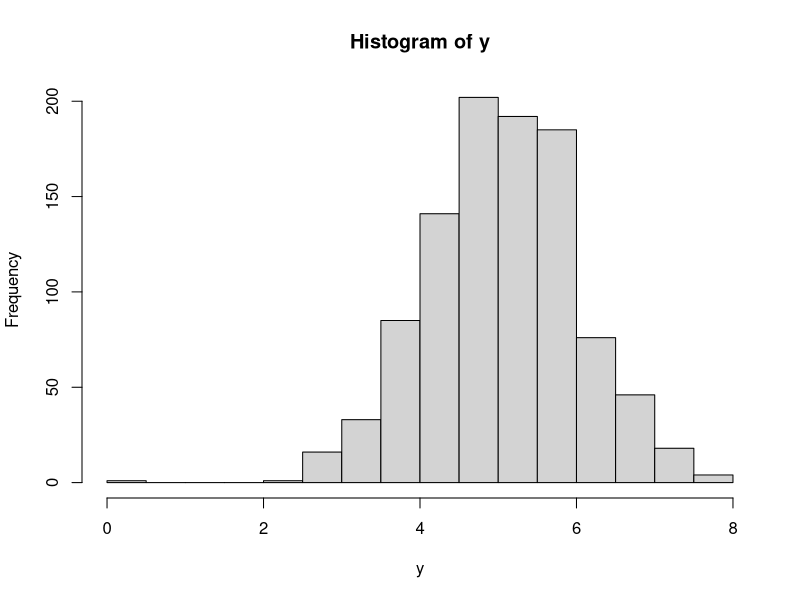
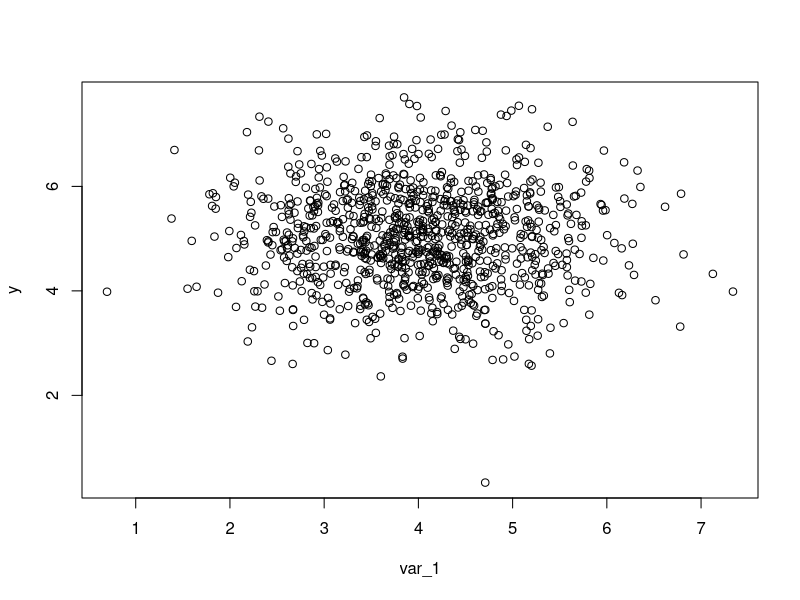
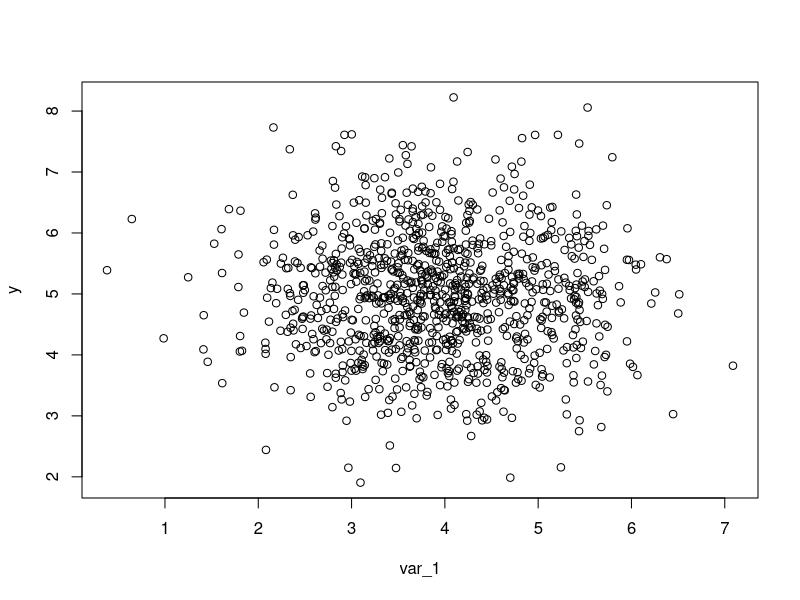

Source code (R) for these figures, in order:

y = rnorm(1000,5,1)
hist(y)

var_1 = rnorm(1000,4,1)
plot(var_1, y)

summary(lm(y~var_1))

summary(lm(y~var_1))$coefficients

y = rnorm(1000,5,1)
var_1 = rnorm(1000,4,1)
summary(lm(y~var_1))

plot(var_1, y)

plessthan0.05 <- rep(0,100)
for (i in (1:100))
{
  y2 <- rnorm(1000,5,1)
  Var2 <- rnorm(1000,4,1)
  mod <- lm(y2~Var2)
  if (summary(mod)$coefficients[2,4] < 0.05) {
    plessthan0.05[i] <- 1
  }	
}
sum(plessthan0.05)/100

test_data = data.frame(y)

for (i in (1:100))
{
  Var_x <- rnorm(1000,4,1)
  test_data[,ncol(test_data) + 1] = Var_x
}

generate_test = function(iterations = 15) {
  y_t = rnorm(1000,5,1)
  test_data = data.frame(y_t)
  
  for (i in (1:iterations))
  {
    Var_x <- rnorm(1000,4,1)
    test_data[,ncol(test_data) + 1] = Var_x
  }
  
  for (j in (1:iterations))
  {
    if (summary(lm(y_t~test_data[,j+1],data=test_data))$coefficients[2,4] < 
        0.05) {
      plessthan0.05[j] <- 1
    }
  }
  return(plessthan0.05)
}

plessthan0.05 = generate_test()
sum(plessthan0.05)/100

p_vals <- rep(0,100)

for (i in (1:100)) {
  plessthan0.05 = generate_test()
  
  p_vals[i] = sum(plessthan0.05)/100
}

sum(p_vals)/100
